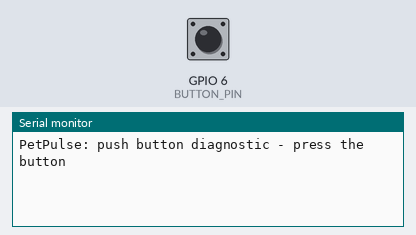
The sketch below on a simulated ESP32-S3. Shown: the last lines printed to the serial monitor. Inputs (shaded band) come from the test bench; at power-on: GPIO 6 (BUTTON_PIN) HIGH.

Above: at 1.2 s.
1.3 s: GPIO 6 (BUTTON_PIN) pulled LOW for 0.15 s
At 1.43 s:
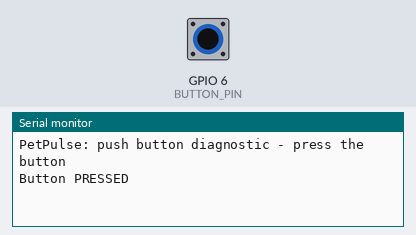
At 2.6 s:
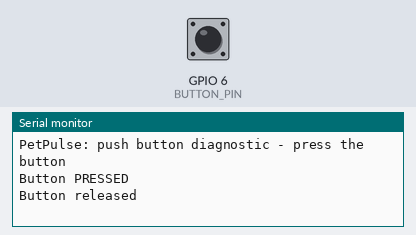

Measured:
- after the input at 1.3 s, the serial monitor: prints a new line at once (image 1)

The sketch:

button_test.ino
```cpp
// PetPulse — Push button diagnostic
//
// Wiring:
//   Button -> ESP32-S3 GPIO6
//   Button -> GND
//   (INPUT_PULLUP means we don't need an external resistor: the pin reads
//   HIGH when open, and LOW when the button connects it to GND.)
//
// Expected result: open Serial Monitor at 115200 baud. Nothing should print
// until you press the button, then "Button PRESSED", then "Button
// released" when you let go. If it prints repeatedly/randomly with nothing
// pressed, check the GND connection and that you're on GPIO6.

const int BUTTON_PIN = 6;

void setup() {
  Serial.begin(115200);
  pinMode(BUTTON_PIN, INPUT_PULLUP);
  Serial.println("PetPulse: push button diagnostic - press the button");
}

void loop() {
  static int lastState = HIGH;
  static unsigned long lastChangeMs = 0;

  int state = digitalRead(BUTTON_PIN);
  // Simple debounce: ignore changes within 30ms of the last one.
  if (state != lastState && millis() - lastChangeMs > 30) {
    lastState = state;
    lastChangeMs = millis();
    Serial.println(state == LOW ? "Button PRESSED" : "Button released");
  }
}
```
